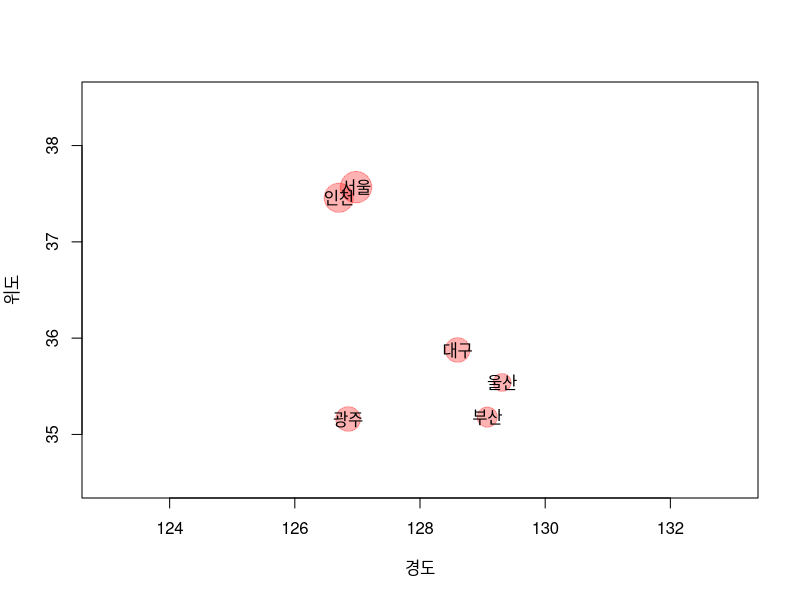

This chart was generated by the following R code:
city <- c("서울", "부산", "대구", "인천", "광주", "대전", "울산")
pm25 <- c(14, 9, 11, 13, 11, 9, 8)
lat<-c(37.567933,35.180002,35.877052,37.457730,35.160331,3.350573,35.539865)
lon<-c(126.978054,129.074974,128.600680,126.702194,126.851433,127.384793,129.311469)

plot(x=lon, y=lat, pch=19, cex=pm25*0.3, col=rgb(1,0,0,0.3), xlim=c(123,133), ylim=c(34.5, 38.5), xlab="경도", ylab="위도")
#plot 사용방법
#plot(x축 값, y축 값, 도형모양, 원의크기, 도형크기, 색상, x축범위, y축범위, x축설명, y축설명)
text(x=lon, y=lat, labels=city)